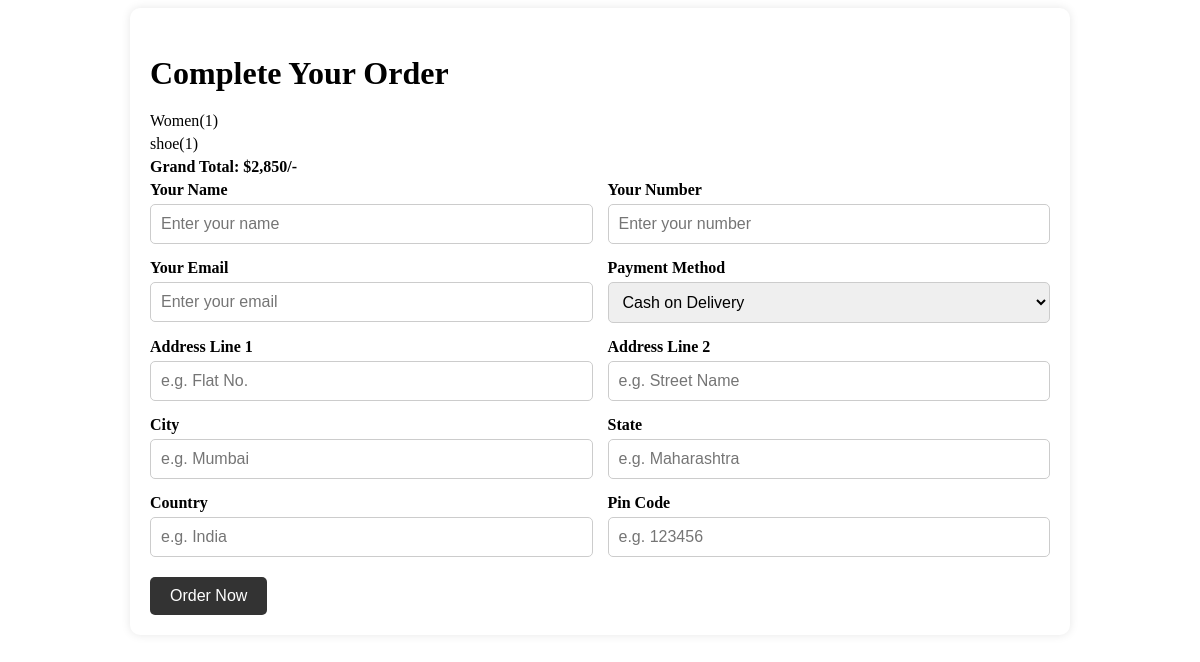
Screenshot of /checkout1.php (signed in) with the database file from the repository.
### tables this page shows
CREATE TABLE `cart` (
  `id` int(255) NOT NULL,
  `name` varchar(255) NOT NULL,
  `price` varchar(255) NOT NULL,
  `image` varchar(255) NOT NULL,
  `quantity` int(11) NOT NULL DEFAULT 1,
  `User_id` int(11) DEFAULT NULL,
  `product_id` int(11) NOT NULL
);

CREATE TABLE `products` (
  `id` int(255) NOT NULL,
  `name` varchar(255) NOT NULL,
  `price` varchar(255) NOT NULL,
  `image` varchar(255) NOT NULL,
  `category` varchar(255) NOT NULL
);

### checkout1.php (the view, shortened to what this page needs)
<?php
@include 'config.php';
$user_id = $_SESSION['user_id'];
?>
<!DOCTYPE html>
<html lang="en">
<head>
    <link rel="stylesheet" href="https://cdnjs.cloudflare.com/ajax/libs/font-awesome/6.0.0/css/all.min.css">
</head>
<body>
    <div class="container">
        <section class="checkout-form">
            <h1 class="heading">Complete Your Order</h1>
            <form action="" method="post">
                <div class="display-order">
                    <?php
                    $select_cart = mysqli_query($conn, "SELECT cart.*, products.name AS product_name, products.price AS product_price FROM `cart` LEFT JOIN `products` ON cart.product_id = products.id WHERE cart.user_id = '$user_id'");
                    $grand_total = 0;
                    if(mysqli_num_rows($select_cart) > 0){
                        while($fetch_cart = mysqli_fetch_assoc($select_cart)){
                            $total_price = $fetch_cart['product_price'] * $fetch_cart['quantity'];
                            $grand_total += $total_price;
                            ?>
                            <span><?= $fetch_cart['product_name']; ?>(<?= $fetch_cart['quantity']; ?>)</span>
                            <?php
                        }
                    } else {
                        echo "<div class='display-order'><span>Your cart is empty!</span></div>";
                    }
                    ?>
                    <span class="grand-total">Grand Total: $<?= number_format($grand_total); ?>/-</span>
                </div>
                <div class="flex">
                    <div class="inputBox">
                        <span>Your Name</span>
                        <input type="text" placeholder="Enter your name" name="name" required>
                    </div>
                    <div class="inputBox">
                        <span>Your Number</span>
                        <input type="number" placeholder="Enter your number" name="number" required>
                    </div>
                    <div class="inputBox">
                        <span>Your Email</span>
                        <input type="email" placeholder="Enter your email" name="email" required>
                    </div>
                    <div class="inputBox">
                        <span>Payment Method</span>
                        <select name="method">
                            <option value="cash on delivery" selected>Cash on Delivery</option>
                        </select>
                    </div>
                    <div class="inputBox">
                        <span>Address Line 1</span>
                        <input type="text" placeholder="e.g. Flat No." name="flat" required>
                    </div>
                    <div class="inputBox">
                        <span>Address Line 2</span>
                        <input type="text" placeholder="e.g. Street Name" name="street" required>
                    </div>
                    <div class="inputBox">
                        <span>City</span>
                        <input type="text" placeholder="e.g. Mumbai" name="city" required>
                    </div>
                    <div class="inputBox">
                        <span>State</span>
                        <input type="text" placeholder="e.g. Maharashtra" name="state" required>
                    </div>
                    <div class="inputBox">
                        <span>Country</span>
                        <input type="text" placeholder="e.g. India" name="country" required>
                    </div>
                    <div class="inputBox">
                        <span>Pin Code</span>
                        <input type="text" placeholder="e.g. 123456" name="pin_code" required>
                    </div>
                </div>
                <input type="submit" value="Order Now" name="order_btn" class="btn">
            </form>
        </section>
    </div>
</body>
</html>

### checkout1.php (style rules this page uses)
.container { max-width: 900px; margin: auto; padding: 20px; background: #fff; border-radius: 10px; box-shadow: 0 0 10px rgba(0,0,0,0.1); }
.checkout-form h1 { font-size: 2em; margin-bottom: 20px; }
.checkout-form .flex { display: flex; flex-wrap: wrap; gap: 15px; }
.checkout-form .inputBox { flex: 1 1 45%; display: flex; flex-direction: column; }
.checkout-form .inputBox span { font-size: 1em; margin-bottom: 5px; font-weight: bold; }
.checkout-form .inputBox input, .checkout-form .inputBox select { padding: 10px; border: 1px solid #ccc; border-radius: 5px; font-size: 1em; }
.checkout-form .btn { display: inline-block; padding: 10px 20px; background: #333; color: #fff; border: none; border-radius: 5px; cursor: pointer; font-size: 1em; text-align: center; margin-top: 20px; }
.display-order span { display: block; font-size: 1em; margin: 5px 0; }
.grand-total { font-size: 1.2em; font-weight: bold; margin-top: 10px; }

### rows the page displays
cart: product.name "Women", quantity "1"
cart: product.name "shoe", quantity "1"

### other values shown
$grand_total "2,850"
